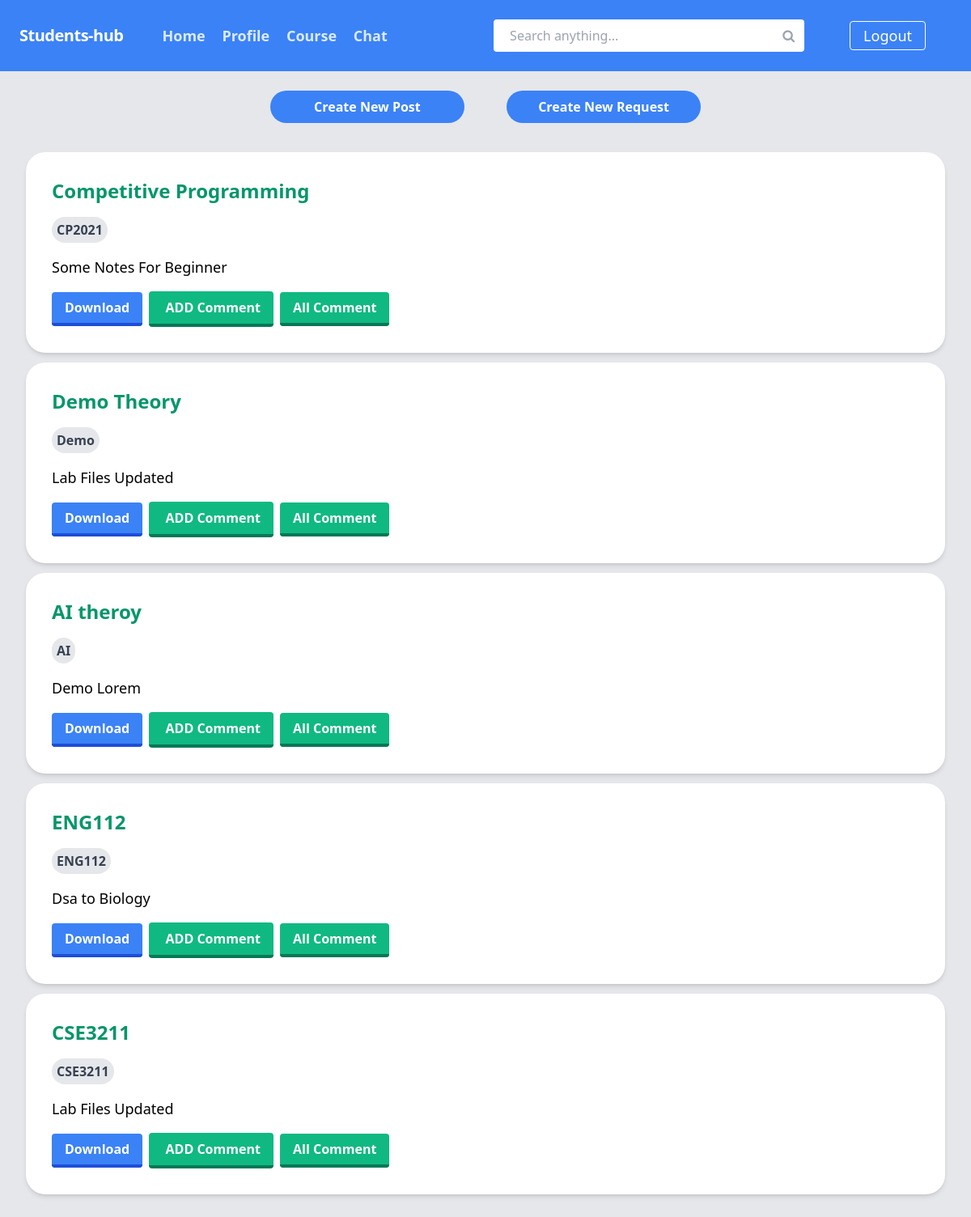
/index.php (signed in), run on the app's committed database.
### tables this page shows
CREATE TABLE `posts` (
  `course_code` varchar(30) NOT NULL,
  `course_name` varchar(300) NOT NULL,
  `course_des` varchar(300) DEFAULT NULL,
  `file_link` varchar(100) NOT NULL,
  `post_admin` varchar(50) NOT NULL,
  `domain` varchar(20) NOT NULL,
  `p_id` int(11) NOT NULL,
  `date` timestamp NOT NULL DEFAULT current_timestamp() ON UPDATE current_timestamp()
);

### include/main-function.php (called while the page is built, shortened)
<?php
    function check_login($conn)
    {
        if (isset($_SESSION['email'])) {
            $id = $_SESSION['email'];
            $query = "SELECT * FROM users WHERE email = '$id'";
            $result = $conn -> query($query);
            if ($result && mysqli_num_rows($result) > 0)
                return mysqli_fetch_assoc($result);
        }
        die;
    }

### include/add-post-function.php (called while the page is built, shortened)
<?php
    function view_post($conn , $user_data){
        $post_domain = $user_data['domain'];
        $query = "SELECT * FROM posts WHERE domain='$post_domain' ORDER BY date DESC";
            if(mysqli_query($conn, $query)){
                return mysqli_query($conn, $query);
            }
       }
?>

### index.php (the view, shortened to what this page needs)
<!DOCTYPE html>
<html lang="en" xmlns="http://www.w3.org/1999/html">
<?php
    require_once './header.php';
    $user_data = check_login($conn);
    $posts = desplay_my_data($conn,$user_data);
    if(isset($_GET['search-text'])) {
        $key = $_GET['search-text'];
        $posts = view_post_search($conn, $user_data, $key);
    } else
        $posts = view_post($conn,$user_data);
?>
<link rel="stylesheet" href="<?php echo CSS['post.css']."?".time(); ?>">
<link rel="stylesheet" href="<?php echo CSS['modal.css']."?".time(); ?>">
</head>
<body>
<div class="post-container">
    <div class="move-center">
        <center>
            <button type="submit" onclick="toggleVisibility('add-post-popup')" class="new-post-btn"> Create New Post </button>
            <button type="submit" onclick="window.location.href='<?php echo PAGES['request']; ?>'" class="new-post-btn"> Create New Request </button>
        </center>
    </div>
<?php while($post=mysqli_fetch_assoc($posts)){ ?>
    <div class="post-card">
        <div class="post-text-container">
            <div class="post-title-style">
                <?php echo $post['course_name']; ?>
            </div>
            <span class="post-tag"><?php echo $post['course_code']; ?></span>
            <div>
                <p class="post-text-style">
                    <?php echo $post['course_des']; ?>
                </p>
            </div>
            <div class="post-btn-container">
                <form action="" method="post">
                <a class="post-dl-btn" href="uploads/files/<?php echo $post['file_link']; ?>">Download</a>
                    <?php
                    echo "<input class='post-cm-btn' style='margin-left: 0.25rem' onclick='toggleVisibility(\"comment-post-popup\")' type='submit' name='comment'  value=' ADD Comment'>";
                    ?>
                    <a  class='post-cm-btn' style='margin-left: 0.25rem' href="post/view_comment.php?status=comments&&id=<?php echo $post['p_id']; ?>" >All Comment</a>
                </form>
            </div>
        </div>
    </div>
    <?php } ?>
        <br><br>
</div>
</body>
</html>

### css/styles.css (style rules this page uses)
html { line-height: 1.5; -webkit-text-size-adjust: 100%; -moz-tab-size: 4; -o-tab-size: 4; tab-size: 4; font-family: ui-sans-serif, system-ui, -apple-system, BlinkMacSystemFont, "Segoe UI", Roboto, "Helvetica Neue", Arial, "Noto Sans", sans-serif, "Apple Color Emoji", "Segoe UI Emoji", "Segoe UI Symbol", "Noto Color Emoji"; }
body { margin: 0; line-height: inherit; }
a { color: inherit; text-decoration: inherit; }
button, input, optgroup, select, textarea { font-family: inherit; font-size: 100%; line-height: inherit; color: inherit; margin: 0; padding: 0; }
button, select { text-transform: none; }
button, [type='button'], [type='reset'], [type='submit'] { -webkit-appearance: button; background-color: transparent; background-image: none; }
blockquote, dl, dd, h1, h2, h3, h4, h5, h6, hr, figure, p, pre { margin: 0; }
input::placeholder, textarea::placeholder { opacity: 1; color: #9ca3af; }
button, [role="button"] { cursor: pointer; }

### css/post.css (style rules this page uses)
.post-container { min-height: 100vh; --tw-bg-opacity: 1; background-color: rgb(229 231 235 / var(--tw-bg-opacity)) }
.post-card { margin-right: 2rem; margin-left: 2rem; margin-top: 0.75rem; display: flex; height: 100%; border-radius: 1.5rem; --tw-bg-opacity: 1; background-color: rgb(255 255 255 / var(--tw-bg-opacity)); padding: 2rem; --tw-shadow: 0 4px 6px -1px rgb(0 0 0 / 0.1), 0 2px 4px -2px rgb(0 0 0 / 0.1); --tw-shadow-colored: 0 4px 6px -1px var(--tw-shadow-color), 0 2px 4px -2px var(--tw-shadow-color); box-shadow: var(--tw-ring-offset-shadow, 0 0 #0000), var(--tw-ring-shadow, 0 0 #0000), var(--tw-shadow) }
@media (min-width: 768px) { .post-card { padding: 0px } }
.post-text-container > :not([hidden]) ~ :not([hidden]) { --tw-space-y-reverse: 0; margin-top: calc(1rem * calc(1 - var(--tw-space-y-reverse))); margin-bottom: calc(1rem * var(--tw-space-y-reverse)) }
.post-text-container { padding-top: 1.5rem; text-align: center }
@media (min-width: 768px) { .post-text-container { padding: 2rem } }
@media (min-width: 768px) { .post-text-container { text-align: left } }
.post-text-style { font-size: 1.125rem; line-height: 1.75rem; font-weight: 500 }
.post-title-style { font-size: 1.5rem; line-height: 2rem; font-weight: 600; --tw-text-opacity: 1; color: rgb(5 150 105 / var(--tw-text-opacity)) }
.post-tag { margin-top: 0.375rem; display: inline-block; border-radius: 1rem; --tw-bg-opacity: 1; background-color: rgb(229 231 235 / var(--tw-bg-opacity)); padding-left: 0.375rem; padding-right: 0.375rem; padding-top: 0.25rem; padding-bottom: 0.25rem; font-weight: 600; --tw-text-opacity: 1; color: rgb(55 65 81 / var(--tw-text-opacity)) }
.post-btn-container { margin-top: auto; margin-left: auto }
.post-dl-btn { border-radius: 0.25rem; border-bottom-width: 4px; --tw-border-opacity: 1; border-color: rgb(29 78 216 / var(--tw-border-opacity)); --tw-bg-opacity: 1; background-color: rgb(59 130 246 / var(--tw-bg-opacity)); padding-top: 0.5rem; padding-bottom: 0.5rem; padding-left: 1rem; padding-right: 1rem; font-weight: 700; --tw-text-opacity: 1; color: rgb(255 255 255 / var(--tw-text-opacity)) }
.post-cm-btn { border-radius: 0.25rem; border-bottom-width: 4px; --tw-border-opacity: 1; border-color: rgb(4 120 87 / var(--tw-border-opacity)); --tw-bg-opacity: 1; background-color: rgb(16 185 129 / var(--tw-bg-opacity)); padding-top: 0.5rem; padding-bottom: 0.5rem; padding-left: 1rem; padding-right: 1rem; font-weight: 700; --tw-text-opacity: 1; color: rgb(255 255 255 / var(--tw-text-opacity)) }
.new-post-btn { margin: 1.5rem; width: 20%; border-radius: 9999px; --tw-bg-opacity: 1; background-color: rgb(59 130 246 / var(--tw-bg-opacity)); padding-top: 0.5rem; padding-bottom: 0.5rem; padding-left: 1rem; padding-right: 1rem; font-weight: 700; --tw-text-opacity: 1; color: rgb(255 255 255 / var(--tw-text-opacity)) }
.move-center { position: relative; align-content: center; align-items: center; justify-content: center }

### data on the page
posts: course_name "Competitive Programming", course_code "CP2021", course_des "Some Notes For Beginner"
posts: course_name "Demo Theory", course_code "Demo", course_des "Lab Files Updated"
posts: course_name "AI theroy", course_code "AI", course_des "Demo Lorem"
posts: course_name "ENG112", course_code "ENG112", course_des "Dsa to Biology"
posts: course_name "CSE3211", course_code "CSE3211", course_des "Lab Files Updated"
